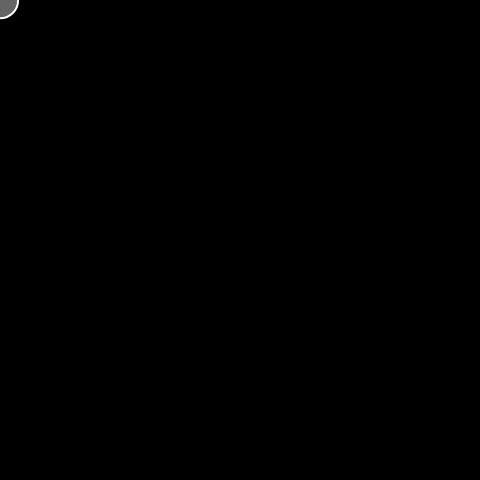
Frame 1 (no input)
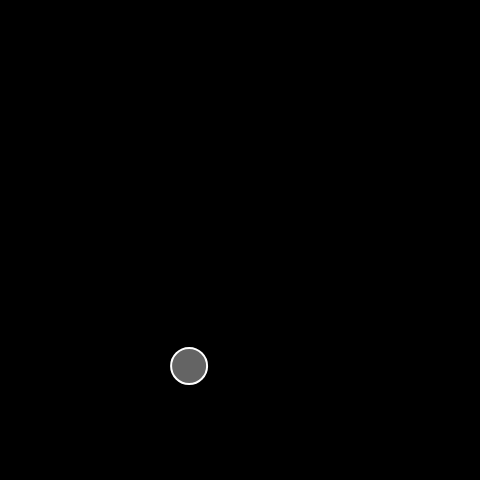
Frame 60 (no input)
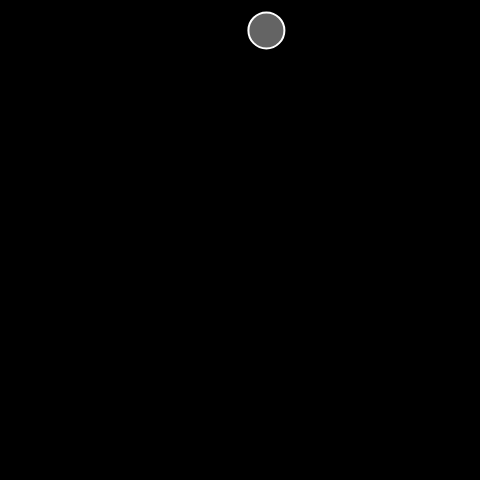
Frame 120 (the mouse pressed at the canvas centre since frame 60)

The p5.js sketch that drew these frames (run headless with seeded random() and noise() and a simulated clock; from frame 60 on, the mouse is pressed at the canvas centre):

// p5.js sketch
// ── sketch.js
let mover;
let gravity;
let wind;

function setup(){
  createCanvas(480, 480);
  mover = new Mover(0, 0);
  gravity = createVector(0, 0.2);
  wind = createVector(0.1, 0);
}

function draw(){
  background(0);
  mover.applyForce(gravity);
  mover.applyWind(wind);
  mover.update();
  mover.show();
  mover.edgeCheck();
}

class Mover{
  constructor(x, y){
    this.radius = 18;
    this.pos = createVector(x, y);
    this.vel = createVector(0, 0);
    this.acc = createVector(0, 0);  
  }
  applyForce(gravity){
    this.acc.add(gravity);
  }
  applyWind(wind){
    this.acc.add(wind);
  }
  update(){
    this.vel.add(this.acc);
    this.pos.add(this.vel);
    this.acc.mult(0);
  }
  show(){
    stroke(255);
    strokeWeight(2);
    fill(266, 100);
    ellipse(this.pos.x, this.pos.y, 
      this.radius * 2, this.radius * 2);
  }
  edgeCheck(){
    if (this.pos.x < this.radius) {
      this.pos.x = this.radius;
      this.vel.x *= -1;
    } else if (this.pos.x > width - this.radius){
      this.pos.x = width - this.radius;
      this.vel.x *= -1;
    }
    if (this.pos.y > height - this.radius){
      this.pos.y = height - this.radius;
      this.vel.y *= -1;
    }
  }
}
